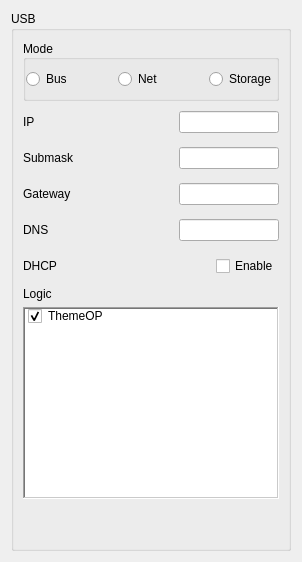
     <widget class="QWidget" name="page_USB">
      <layout class="QVBoxLayout" name="verticalLayout_29">
       <item>
        <widget class="QGroupBox" name="Network_USB">
         <property name="font">
          <font>
           <weight>50</weight>
           <bold>false</bold>
          </font>
         </property>
         <property name="title">
          <string>USB</string>
         </property>
         <property name="flat">
          <bool>true</bool>
         </property>
         <property name="checkable">
          <bool>false</bool>
         </property>
         <layout class="QVBoxLayout" name="verticalLayout_28">
          <item>
           <widget class="QGroupBox" name="Network_USB_Mode_Enum">
            <property name="mouseTracking">
             <bool>false</bool>
            </property>
            <property name="acceptDrops">
             <bool>false</bool>
            </property>
            <property name="title">
             <string>Mode</string>
            </property>
            <property name="alignment">
             <set>Qt::AlignLeading|Qt::AlignLeft|Qt::AlignVCenter</set>
            </property>
            <property name="flat">
             <bool>true</bool>
            </property>
            <layout class="QHBoxLayout" name="horizontalLayout_21">
             <property name="leftMargin">
              <number>0</number>
             </property>
             <property name="rightMargin">
              <number>0</number>
             </property>
             <item>
              <widget class="QRadioButton" name="Network_USB_Mode_Enum_Net_2">
               <property name="text">
                <string>Bus</string>
               </property>
              </widget>
             </item>
             <item>
              <spacer name="horizontalSpacer_50">
               <property name="orientation">
                <enum>Qt::Horizontal</enum>
               </property>
               <property name="sizeHint" stdset="0">
                <size>
                 <width>40</width>
                 <height>20</height>
                </size>
               </property>
              </spacer>
             </item>
             <item>
              <widget class="QRadioButton" name="Network_USB_Mode_Enum_Net">
               <property name="text">
                <string>Net</string>
               </property>
              </widget>
             </item>
             <item>
              <spacer name="horizontalSpacer_22">
               <property name="orientation">
                <enum>Qt::Horizontal</enum>
               </property>
               <property name="sizeHint" stdset="0">
                <size>
                 <width>40</width>
                 <height>20</height>
                </size>
               </property>
              </spacer>
             </item>
             <item>
              <widget class="QRadioButton" name="Network_USB_Mode_Enum_Storage">
               <property name="text">
                <string>Storage</string>
               </property>
              </widget>
             </item>
            </layout>
           </widget>
          </item>
          <item>
           <layout class="QHBoxLayout" name="horizontalLayout_56">
            <item>
             <widget class="QLabel" name="label_21">
              <property name="minimumSize">
               <size>
                <width>0</width>
                <height>30</height>
               </size>
              </property>
              <property name="text">
               <string>IP     </string>
              </property>
             </widget>
            </item>
            <item>
             <spacer name="horizontalSpacer_23">
              <property name="orientation">
               <enum>Qt::Horizontal</enum>
              </property>
              <property name="sizeHint" stdset="0">
               <size>
                <width>40</width>
                <height>20</height>
               </size>
              </property>
             </spacer>
            </item>
            <item>
             <widget class="QLineEdit" name="Network_USB_IP_String_Text">
              <property name="minimumSize">
               <size>
                <width>100</width>
                <height>0</height>
               </size>
              </property>
              <property name="maximumSize">
               <size>
                <width>100</width>
                <height>16777215</height>
               </size>
              </property>
             </widget>
            </item>
           </layout>
          </item>
          <item>
           <layout class="QHBoxLayout" name="horizontalLayout_55">
            <item>
             <widget class="QLabel" name="label_22">
              <property name="minimumSize">
               <size>
                <width>0</width>
                <height>30</height>
               </size>
              </property>
              <property name="text">
               <string>Submask</string>
              </property>
             </widget>
            </item>
            <item>
             <spacer name="horizontalSpacer_35">
              <property name="orientation">
               <enum>Qt::Horizontal</enum>
              </property>
              <property name="sizeHint" stdset="0">
               <size>
                <width>40</width>
                <height>20</height>
               </size>
              </property>
             </spacer>
            </item>
            <item>
             <widget class="QLineEdit" name="Network_USB_Submask_String_Text">
              <property name="minimumSize">
               <size>
                <width>100</width>
                <height>0</height>
               </size>
              </property>
              <property name="maximumSize">
               <size>
                <width>100</width>
                <height>16777215</height>
               </size>
              </property>
             </widget>
            </item>
           </layout>
          </item>
          <item>
           <layout class="QHBoxLayout" name="horizontalLayout_54">
            <item>
             <widget class="QLabel" name="label_23">
              <property name="minimumSize">
               <size>
                <width>0</width>
                <height>30</height>
               </size>
              </property>
              <property name="text">
               <string>Gateway</string>
              </property>
             </widget>
            </item>
            <item>
             <spacer name="horizontalSpacer_36">
              <property name="orientation">
               <enum>Qt::Horizontal</enum>
              </property>
              <property name="sizeHint" stdset="0">
               <size>
                <width>40</width>
                <height>20</height>
               </size>
              </property>
             </spacer>
            </item>
            <item>
             <widget class="QLineEdit" name="Network_USB_Gateway_String_Text">
              <property name="minimumSize">
               <size>
                <width>100</width>
                <height>0</height>
               </size>
              </property>
              <property name="maximumSize">
               <size>
                <width>100</width>
                <height>16777215</height>
               </size>
              </property>
             </widget>
            </item>
           </layout>
          </item>
          <item>
           <layout class="QHBoxLayout" name="horizontalLayout_53">
            <item>
             <widget class="QLabel" name="label_24">
              <property name="minimumSize">
               <size>
                <width>0</width>
                <height>30</height>
               </size>
              </property>
              <property name="text">
               <string>DNS    </string>
              </property>
             </widget>
            </item>
            <item>
             <spacer name="horizontalSpacer_37">
              <property name="orientation">
               <enum>Qt::Horizontal</enum>
              </property>
              <property name="sizeHint" stdset="0">
               <size>
                <width>40</width>
                <height>20</height>
               </size>
              </property>
             </spacer>
            </item>
            <item>
             <widget class="QLineEdit" name="Network_USB_DNS_String_Text">
              <property name="minimumSize">
               <size>
                <width>100</width>
                <height>0</height>
               </size>
              </property>
              <property name="maximumSize">
               <size>
                <width>100</width>
                <height>16777215</height>
               </size>
              </property>
             </widget>
            </item>
           </layout>
          </item>
          <item>
           <layout class="QHBoxLayout" name="horizontalLayout_22">
            <item>
             <widget class="QLabel" name="label_28">
              <property name="minimumSize">
               <size>
                <width>0</width>
                <height>30</height>
               </size>
              </property>
              <property name="text">
               <string>DHCP   </string>
              </property>
             </widget>
            </item>
            <item>
             <spacer name="horizontalSpacer_52">
              <property name="orientation">
               <enum>Qt::Horizontal</enum>
              </property>
              <property name="sizeHint" stdset="0">
               <size>
                <width>40</width>
                <height>20</height>
               </size>
              </property>
             </spacer>
            </item>
            <item>
             <widget class="QCheckBox" name="Network_USB_DHCP_Bool_IsChecked">
              <property name="minimumSize">
               <size>
                <width>0</width>
                <height>0</height>
               </size>
              </property>
              <property name="text">
               <string>Enable</string>
              </property>
             </widget>
            </item>
           </layout>
          </item>
          <item>
           <widget class="QLabel" name="label_64">
            <property name="text">
             <string>Logic</string>
            </property>
           </widget>
          </item>
          <item>
           <widget class="UpSelecQListWidget" name="Network_USB_Logic_Check_Item_7">
            <property name="frameShape">
             <enum>QFrame::WinPanel</enum>
            </property>
            <item>
             <property name="text">
              <string>ThemeOP</string>
             </property>
             <property name="checkState">
              <enum>Checked</enum>
             </property>
             <property name="icon">
              <iconset resource="../IDE.qrc">
               <normaloff>:/Menu/rc/Menu/chat.png</normaloff>:/Menu/rc/Menu/chat.png</iconset>
             </property>
            </item>
           </widget>
          </item>
          <item>
           <spacer name="verticalSpacer_3">
            <property name="orientation">
             <enum>Qt::Vertical</enum>
            </property>
            <property name="sizeHint" stdset="0">
             <size>
              <width>20</width>
              <height>40</height>
             </size>
            </property>
           </spacer>
          </item>
         </layout>
        </widget>
       </item>
      </layout>
     </widget>
